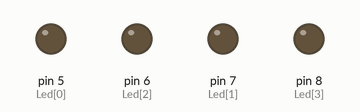
Simulated run of this sketch. Board: Arduino Uno, built with avr-gcc and run on an emulated ATmega328P. Shown: output pins drawn as LEDs (lit = HIGH).

Above: at 0.2 s.
At 1.2 s:
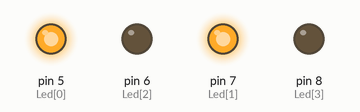
At 1.7 s:
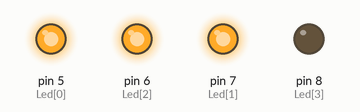
At 2.2 s:
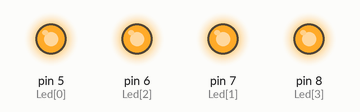
At 3.2 s:
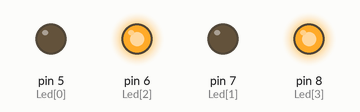
At 4.7 s:
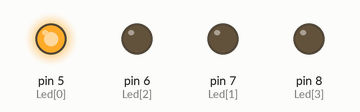
Timing chart, 0 to 5.2 s (numbered marks = the images above):
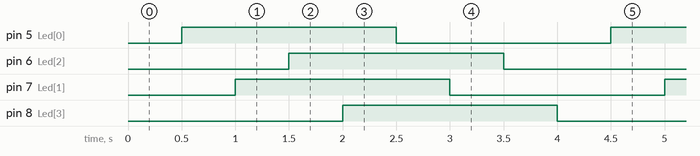

The sketch:

lab1-2_hw1.ino
```cpp
#include <MsTimer2.h>

// PIN-LED
//  5 - 1
//  6 - 2
//  7 - 9
//  8 - 10

int Led[4] = {5,7,6,8}; // LED:1,9,2,10

void LedControl() {
 static int counter = 0;
 static byte output = HIGH;

 // LED1 – LED9 – LED2 – LED10의 순서로 ON/OFF
 digitalWrite(Led[counter++], output);
 if(counter > 3){
    counter = 0;
    output = !output;
 }
}

void setup() {
  int i;
  for(i=0;i<4;i++)
    pinMode(Led[i], OUTPUT);
  MsTimer2::set(500, LedControl);
  MsTimer2::start();
}

void loop() {
}
```

Measured:
- by itself, pin 5 (Led[0]), pin 6 (Led[2]), pin 7 (Led[1]), pin 8 (Led[3]): alternates HIGH for 2.0 s and LOW for 2.0 s
- by itself, everything shown: repeats every 4.0 s, in 8 steps
